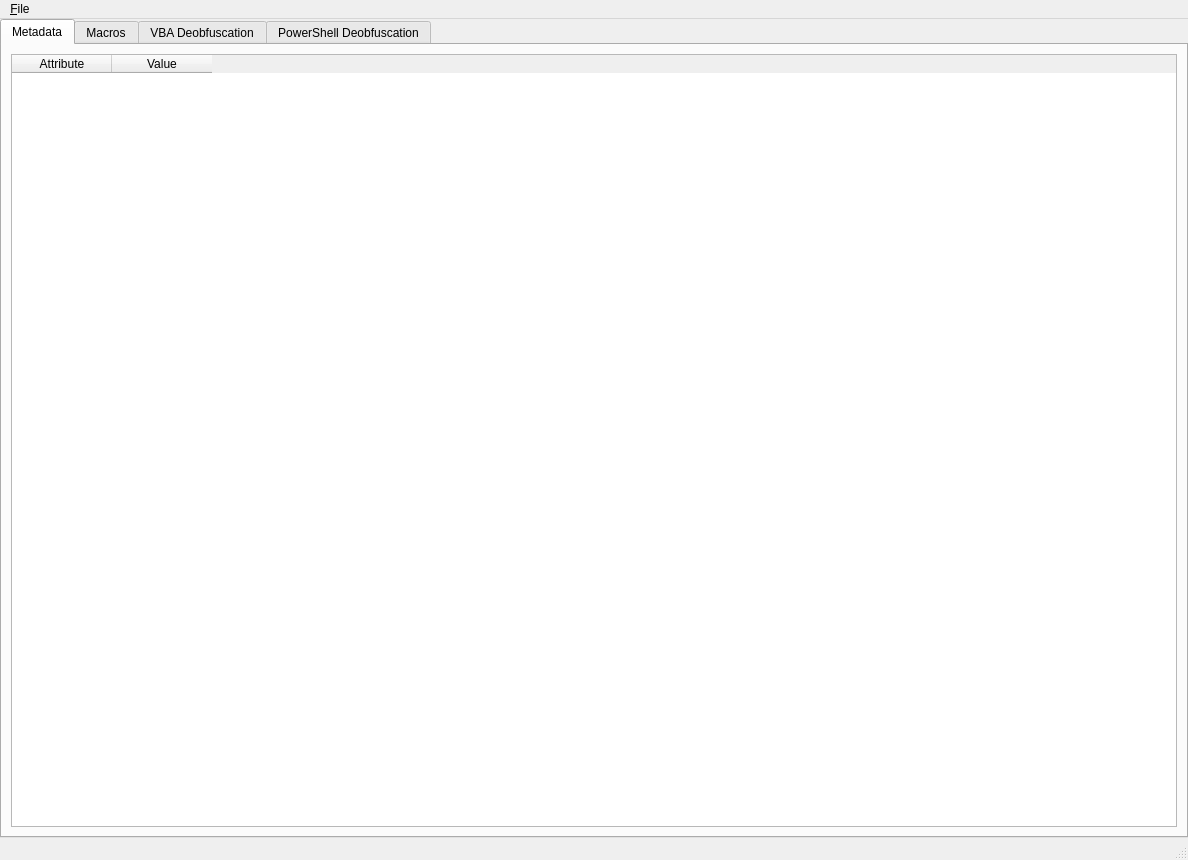
<?xml version="1.0" encoding="UTF-8"?>
<ui version="4.0">
 <class>MainWindow</class>
 <widget class="QMainWindow" name="MainWindow">
  <property name="geometry">
   <rect>
    <x>0</x>
    <y>0</y>
    <width>1188</width>
    <height>860</height>
   </rect>
  </property>
  <property name="windowTitle">
   <string>Excelsior Toolkit</string>
  </property>
  <widget class="QWidget" name="centralwidget">
   <layout class="QGridLayout" name="gridLayout_6">
    <property name="leftMargin">
     <number>0</number>
    </property>
    <property name="topMargin">
     <number>0</number>
    </property>
    <property name="rightMargin">
     <number>0</number>
    </property>
    <property name="bottomMargin">
     <number>0</number>
    </property>
    <item row="0" column="0">
     <widget class="QTabWidget" name="twTools">
      <property name="tabPosition">
       <enum>QTabWidget::North</enum>
      </property>
      <property name="currentIndex">
       <number>0</number>
      </property>
      <widget class="QWidget" name="Metadata">
       <attribute name="title">
        <string>Metadata</string>
       </attribute>
       <layout class="QGridLayout" name="gridLayout_8">
        <item row="0" column="0">
         <widget class="QTableWidget" name="tbSummary">
          <property name="sizePolicy">
           <sizepolicy hsizetype="MinimumExpanding" vsizetype="MinimumExpanding">
            <horstretch>0</horstretch>
            <verstretch>0</verstretch>
           </sizepolicy>
          </property>
          <column>
           <property name="text">
            <string>Attribute</string>
           </property>
          </column>
          <column>
           <property name="text">
            <string>Value</string>
           </property>
          </column>
         </widget>
        </item>
       </layout>
      </widget>
      <widget class="QWidget" name="Macros">
       <attribute name="title">
        <string>Macros</string>
       </attribute>
       <layout class="QGridLayout" name="gridLayout_4">
        <item row="0" column="0">
         <layout class="QVBoxLayout" name="verticalLayout">
          <item>
           <widget class="QTableWidget" name="tbMacroDetails">
            <column>
             <property name="text">
              <string>Stream Index</string>
             </property>
            </column>
            <column>
             <property name="text">
              <string>Stream Name</string>
             </property>
            </column>
            <column>
             <property name="text">
              <string>Size (Bytes)</string>
             </property>
            </column>
            <column>
             <property name="text">
              <string>Type</string>
             </property>
            </column>
           </widget>
          </item>
          <item>
           <layout class="QHBoxLayout" name="horizontalLayout_3">
            <item>
             <spacer name="horizontalSpacer_3">
              <property name="orientation">
               <enum>Qt::Horizontal</enum>
              </property>
              <property name="sizeHint" stdset="0">
               <size>
                <width>40</width>
                <height>20</height>
               </size>
              </property>
             </spacer>
            </item>
            <item>
             <widget class="QPushButton" name="btnExportMacros">
              <property name="text">
               <string>Export to folder</string>
              </property>
             </widget>
            </item>
           </layout>
          </item>
          <item>
           <widget class="QLabel" name="label_2">
            <property name="text">
             <string>Decoded macro:</string>
            </property>
           </widget>
          </item>
          <item>
           <widget class="QTextBrowser" name="tbMacroDecoded">
            <property name="font">
             <font>
              <pointsize>9</pointsize>
             </font>
            </property>
           </widget>
          </item>
         </layout>
        </item>
       </layout>
      </widget>
      <widget class="QWidget" name="VBADeobs">
       <attribute name="title">
        <string>VBA Deobfuscation</string>
       </attribute>
       <layout class="QGridLayout" name="gridLayout_2">
        <item row="0" column="0">
         <layout class="QGridLayout" name="gridLayout">
          <item row="0" column="1">
           <layout class="QVBoxLayout" name="verticalLayout_2">
            <item>
             <widget class="QLabel" name="label_4">
              <property name="text">
               <string>Input VBA</string>
              </property>
             </widget>
            </item>
            <item>
             <widget class="QTextBrowser" name="tbInputVba">
              <property name="font">
               <font>
                <pointsize>10</pointsize>
               </font>
              </property>
              <property name="readOnly">
               <bool>false</bool>
              </property>
              <property name="html">
               <string>&lt;!DOCTYPE HTML PUBLIC &quot;-//W3C//DTD HTML 4.0//EN&quot; &quot;http://www.w3.org/TR/REC-html40/strict.dtd&quot;&gt;
&lt;html&gt;&lt;head&gt;&lt;meta name=&quot;qrichtext&quot; content=&quot;1&quot; /&gt;&lt;style type=&quot;text/css&quot;&gt;
p, li { white-space: pre-wrap; }
&lt;/style&gt;&lt;/head&gt;&lt;body style=&quot; font-family:'MS Shell Dlg 2'; font-size:10pt; font-weight:400; font-style:normal;&quot;&gt;
&lt;p style=&quot;-qt-paragraph-type:empty; margin-top:0px; margin-bottom:0px; margin-left:0px; margin-right:0px; -qt-block-indent:0; text-indent:0px; font-size:8.25pt;&quot;&gt;&lt;br /&gt;&lt;/p&gt;&lt;/body&gt;&lt;/html&gt;</string>
              </property>
             </widget>
            </item>
            <item>
             <layout class="QHBoxLayout" name="horizontalLayout_6">
              <item>
               <widget class="QLabel" name="label_6">
                <property name="text">
                 <string>Output VBA</string>
                </property>
               </widget>
              </item>
              <item>
               <spacer name="horizontalSpacer_6">
                <property name="orientation">
                 <enum>Qt::Horizontal</enum>
                </property>
                <property name="sizeHint" stdset="0">
                 <size>
                  <width>40</width>
                  <height>20</height>
                 </size>
                </property>
               </spacer>
              </item>
              <item>
               <widget class="QPushButton" name="btnOutputToInputVBA">
                <property name="text">
                 <string>Keep changes ^</string>
                </property>
               </widget>
              </item>
             </layout>
            </item>
            <item>
             <widget class="QTextBrowser" name="tbOutputVba">
              <property name="font">
               <font>
                <pointsize>10</pointsize>
               </font>
              </property>
              <property name="readOnly">
               <bool>false</bool>
              </property>
             </widget>
            </item>
            <item>
             <layout class="QHBoxLayout" name="horizontalLayout">
              <item>
               <spacer name="horizontalSpacer">
                <property name="orientation">
                 <enum>Qt::Horizontal</enum>
                </property>
                <property name="sizeHint" stdset="0">
                 <size>
                  <width>40</width>
                  <height>20</height>
                 </size>
                </property>
               </spacer>
              </item>
              <item>
               <widget class="QPushButton" name="btnSaveOutput">
                <property name="text">
                 <string>Save Output As...</string>
                </property>
               </widget>
              </item>
             </layout>
            </item>
           </layout>
          </item>
          <item row="0" column="0">
           <layout class="QVBoxLayout" name="verticalLayout_3">
            <item>
             <widget class="QLabel" name="label">
              <property name="text">
               <string>Decoded Macros</string>
              </property>
             </widget>
            </item>
            <item>
             <widget class="QComboBox" name="cbDecodedMac"/>
            </item>
            <item>
             <widget class="QLabel" name="label_3">
              <property name="text">
               <string>Available Operations</string>
              </property>
             </widget>
            </item>
            <item>
             <widget class="QTableWidget" name="tbAvailObf">
              <property name="editTriggers">
               <set>QAbstractItemView::NoEditTriggers</set>
              </property>
              <column>
               <property name="text">
                <string>Operation</string>
               </property>
              </column>
              <column>
               <property name="text">
                <string>Add</string>
               </property>
              </column>
              <column>
               <property name="text">
                <string>FuncName</string>
               </property>
              </column>
             </widget>
            </item>
            <item>
             <widget class="QLabel" name="label_5">
              <property name="text">
               <string>Current Operations</string>
              </property>
             </widget>
            </item>
            <item>
             <widget class="QTableWidget" name="tbCurrObf">
              <property name="editTriggers">
               <set>QAbstractItemView::NoEditTriggers</set>
              </property>
              <column>
               <property name="text">
                <string>Operation</string>
               </property>
              </column>
              <column>
               <property name="text">
                <string>Remove</string>
               </property>
              </column>
              <column>
               <property name="text">
                <string>FuncName</string>
               </property>
              </column>
              <column>
               <property name="text">
                <string>Move Up</string>
               </property>
              </column>
              <column>
               <property name="text">
                <string>Move Down</string>
               </property>
              </column>
             </widget>
            </item>
            <item>
             <layout class="QHBoxLayout" name="horizontalLayout_2">
              <item>
               <spacer name="horizontalSpacer_2">
                <property name="orientation">
                 <enum>Qt::Horizontal</enum>
                </property>
                <property name="sizeHint" stdset="0">
                 <size>
                  <width>40</width>
                  <height>20</height>
                 </size>
                </property>
               </spacer>
              </item>
              <item>
               <widget class="QPushButton" name="btnSusPatterns">
                <property name="text">
                 <string>Show Suspicious Patterns</string>
                </property>
               </widget>
              </item>
              <item>
               <widget class="QPushButton" name="btnApplyOps">
                <property name="text">
                 <string>Apply Operations</string>
                </property>
               </widget>
              </item>
             </layout>
            </item>
           </layout>
          </item>
         </layout>
        </item>
       </layout>
      </widget>
      <widget class="QWidget" name="PowershellDeobs">
       <attribute name="title">
        <string>PowerShell Deobfuscation</string>
       </attribute>
       <layout class="QGridLayout" name="gridLayout_5">
        <item row="0" column="0">
         <layout class="QGridLayout" name="gridLayout_3">
          <item row="0" column="1">
           <layout class="QVBoxLayout" name="verticalLayout_4">
            <item>
             <widget class="QLabel" name="label_8">
              <property name="text">
               <string>Input PowerShell</string>
              </property>
             </widget>
            </item>
            <item>
             <widget class="QTextBrowser" name="tbInputPS">
              <property name="font">
               <font>
                <pointsize>10</pointsize>
               </font>
              </property>
              <property name="readOnly">
               <bool>false</bool>
              </property>
             </widget>
            </item>
            <item>
             <layout class="QHBoxLayout" name="horizontalLayout_7">
              <item>
               <widget class="QLabel" name="label_10">
                <property name="text">
                 <string>Output PowerShell</string>
                </property>
               </widget>
              </item>
              <item>
               <spacer name="horizontalSpacer_7">
                <property name="orientation">
                 <enum>Qt::Horizontal</enum>
                </property>
                <property name="sizeHint" stdset="0">
                 <size>
                  <width>40</width>
                  <height>20</height>
                 </size>
                </property>
               </spacer>
              </item>
              <item>
               <widget class="QPushButton" name="btnOutputToInputPS">
                <property name="text">
                 <string>Keep changes ^</string>
                </property>
               </widget>
              </item>
             </layout>
            </item>
            <item>
             <widget class="QTextBrowser" name="tbOutputPS">
              <property name="font">
               <font>
                <pointsize>10</pointsize>
               </font>
              </property>
              <property name="readOnly">
               <bool>false</bool>
              </property>
             </widget>
            </item>
            <item>
             <layout class="QHBoxLayout" name="horizontalLayout_5">
              <item>
               <spacer name="horizontalSpacer_5">
                <property name="orientation">
                 <enum>Qt::Horizontal</enum>
                </property>
                <property name="sizeHint" stdset="0">
                 <size>
                  <width>40</width>
                  <height>20</height>
                 </size>
                </property>
               </spacer>
              </item>
              <item>
               <widget class="QPushButton" name="btnSaveAsPS">
                <property name="text">
                 <string>Save Output As...</string>
                </property>
               </widget>
              </item>
             </layout>
            </item>
           </layout>
          </item>
          <item row="0" column="0">
           <layout class="QVBoxLayout" name="verticalLayout_5">
            <item>
             <widget class="QLabel" name="label_7">
              <property name="text">
               <string>Available Operations</string>
              </property>
             </widget>
            </item>
            <item>
             <widget class="QTableWidget" name="tbPSAvailOps">
              <property name="editTriggers">
               <set>QAbstractItemView::NoEditTriggers</set>
              </property>
              <column>
               <property name="text">
                <string>Operation</string>
               </property>
              </column>
              <column>
               <property name="text">
                <string>Add</string>
               </property>
              </column>
              <column>
               <property name="text">
                <string>FuncName</string>
               </property>
              </column>
             </widget>
            </item>
            <item>
             <widget class="QLabel" name="label_9">
              <property name="text">
               <string>Current Operations</string>
              </property>
             </widget>
            </item>
            <item>
             <widget class="QTableWidget" name="tbPSCurrOps">
              <property name="editTriggers">
               <set>QAbstractItemView::NoEditTriggers</set>
              </property>
              <column>
               <property name="text">
                <string>Operation</string>
               </property>
              </column>
              <column>
               <property name="text">
                <string>Remove</string>
               </property>
              </column>
              <column>
               <property name="text">
                <string>FuncName</string>
               </property>
              </column>
              <column>
               <property name="text">
                <string>Move Up</string>
               </property>
              </column>
              <column>
               <property name="text">
                <string>Move Down</string>
               </property>
              </column>
             </widget>
            </item>
            <item>
             <layout class="QHBoxLayout" name="horizontalLayout_4">
              <item>
               <spacer name="horizontalSpacer_4">
                <property name="orientation">
                 <enum>Qt::Horizontal</enum>
                </property>
                <property name="sizeHint" stdset="0">
                 <size>
                  <width>40</width>
                  <height>20</height>
                 </size>
                </property>
               </spacer>
              </item>
              <item>
               <widget class="QPushButton" name="btnApplyOpsPS">
                <property name="text">
                 <string>Apply Operations</string>
                </property>
               </widget>
              </item>
             </layout>
            </item>
           </layout>
          </item>
         </layout>
        </item>
       </layout>
      </widget>
     </widget>
    </item>
   </layout>
  </widget>
  <widget class="QMenuBar" name="menubar">
   <property name="geometry">
    <rect>
     <x>0</x>
     <y>0</y>
     <width>1188</width>
     <height>21</height>
    </rect>
   </property>
   <widget class="QMenu" name="menuFile">
    <property name="title">
     <string>&amp;File</string>
    </property>
    <addaction name="actionOpen"/>
    <addaction name="separator"/>
   </widget>
   <addaction name="menuFile"/>
  </widget>
  <widget class="QStatusBar" name="statusbar"/>
  <action name="actionOpen">
   <property name="text">
    <string>Open...</string>
   </property>
  </action>
  <action name="actionSave">
   <property name="text">
    <string>Save</string>
   </property>
  </action>
  <action name="actionSave_as">
   <property name="text">
    <string>Save as...</string>
   </property>
  </action>
 </widget>
 <resources/>
 <connections/>
</ui>
